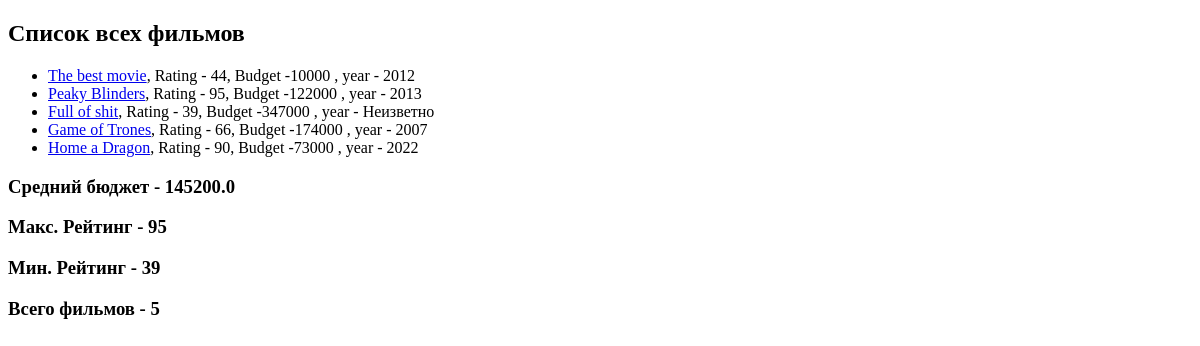
The app's page /, older data.
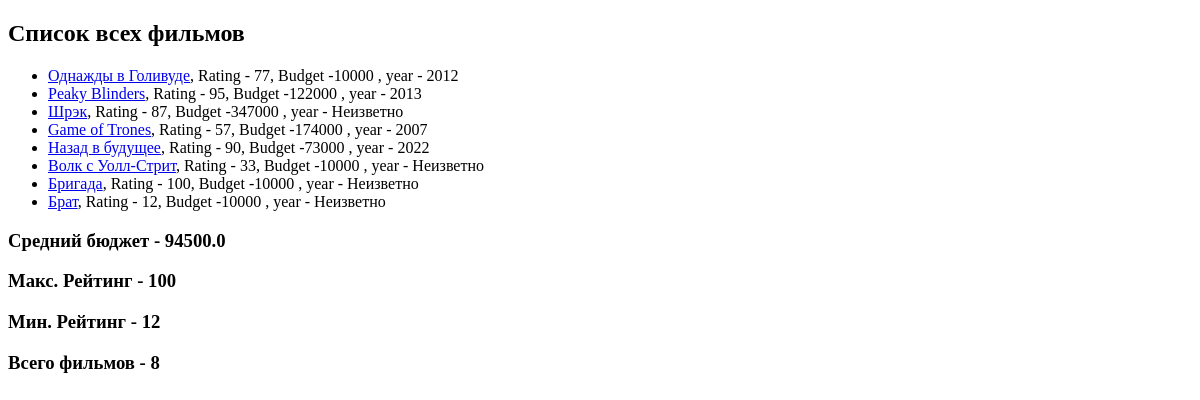
The same page, newer data.
### movie_app/models.py (models this page shows, shortened)
class Movie(models.Model):
    EUR = 'EUR'
    USD = 'USD'
    RUB = 'RUB'
    """Поле CHOICES используется, когда есть ограниченое множество элементов (пол, сезон года, )"""
    CURRENCY_CHOICES = [
        (EUR, 'Euro'),
        (USD, 'Dollars'),
        (RUB, 'Rubles'),
    ]
    name = models.CharField(max_length=40)
    rating = models.IntegerField(validators=[MinValueValidator(1), MaxValueValidator(100)])
    year = models.IntegerField(null=True, blank=True)
    budget = models.IntegerField(default=10000, validators=[MinValueValidator(0), MaxValueValidator(10000000)])
    slug = models.SlugField(default='', null=False, db_index=True)
    currency = models.CharField(max_length=3, choices=CURRENCY_CHOICES, default='RUB')
    director = models.ForeignKey(Director, on_delete=models.CASCADE, null=True,
                                 related_name='movies')  # 6.5 про  related_name='movies'
    actors = models.ManyToManyField(Actor)  # 6.5 про movie_set.all
    """Перенаправление фильма на all_movies.html, для создания ссылки"""
    def get_url(self):
        return reverse('movie-detail', args=[self.slug])

### movie_app/views.py (the view)
# urls.py: path('', views.show_all_movies),
def show_all_movies(request):
    movies = Movie.objects.annotate(
        true_bool=Value(True),
        false_bool=Value(False),
        new_budget=F('budget') + 100,
        new_rating_and_year=F('rating') + F('year')
    )
    agg = movies.aggregate(Avg('budget'), Max('rating'), Min('rating'), Count('name'))
    for movie in movies:
        movie.save()
    return render(request, 'movie_app/all_movies.html', {
        'movies': movies,
        'agg': agg,
    })

### movie_app/templates/movie_app/all_movies.html (shortened to what this page needs)
{% extends 'movie_app/base.html' %}
{% block content %}
  <h2> Список всех фильмов </h2>
  <ul>
      {% for movie in movies %}
        <li><a href="{{ movie.get_url }}">{{movie.name}}</a>, Rating - {{movie.rating}}, Budget -{{movie.budget}} , year - {{movie.year | default:'Неизветно'}}</li>
      {% endfor %}
  </ul>
    <h3> Средний бюджет - {{agg.budget__avg}} </h3>
    <h3> Макс. Рейтинг - {{agg.rating__max}} </h3>
    <h3> Мин. Рейтинг - {{agg.rating__min}} </h3>
    <h3> Всего фильмов - {{agg.name__count}} </h3>
{% endblock %}

### movie_app/templates/movie_app/base.html (shortened to what this page needs)
<!DOCTYPE html>
<html lang="en">
<head>
</head>
<body>
{% block content %}
{% endblock %}
</body>
</html>

Row changes from the older to the newer data that the page shows:
changed Movie: name "The best movie" → "Однажды в Голивуде"; rating "44" → "77"
changed Movie: name "Full of shit" → "Шрэк"; rating "39" → "87"
changed Movie "Game of Trones": rating "66" → "57"
changed Movie: name "Home a Dragon" → "Назад в будущее"
added Movie: name "Волк с Уолл-Стрит", rating "33", budget "10000", year "Неизветно"
added Movie: name "Бригада", rating "100", budget "10000", year "Неизветно"
added Movie: name "Брат", rating "12", budget "10000", year "Неизветно"
Text that changed along with them:
{{ agg.budget__avg }}: "145200.0" → "94500.0"
{{ agg.rating__max }}: "95" → "100"
{{ agg.rating__min }}: "39" → "12"
{{ agg.name__count }}: "5" → "8"
